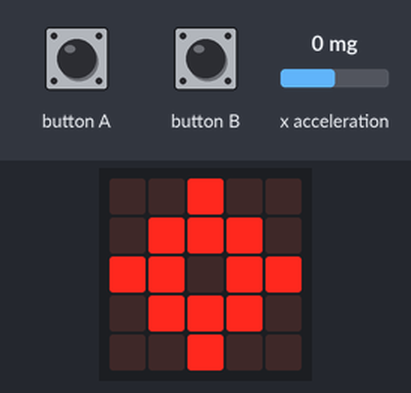
Recording of a program running on a simulated BBC micro:bit running MicroPython. On the bench: the board's 5×5 LED display. The test bench sets the inputs (shaded band); at power-on: x acceleration 0 mg.

Above: at 1.2 s.
1.3 s: button A pressed for 0.15 s
At 2.1 s:
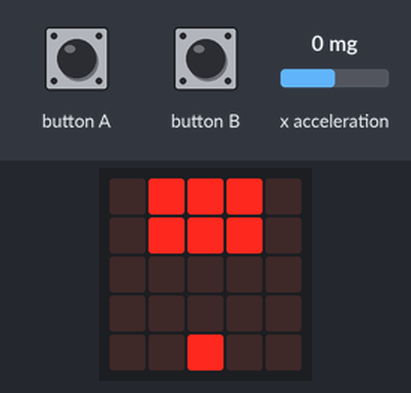
2.9 s: x acceleration set to -1440 mg
At 4.0 s:
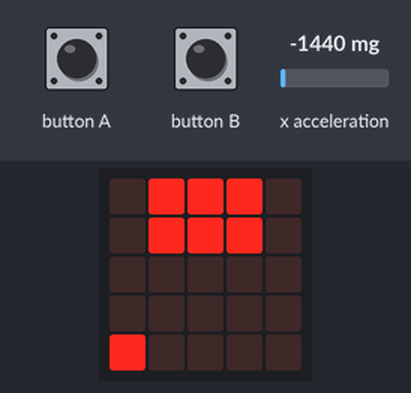
4.6 s: x acceleration set to -1 mg
6.1 s: x acceleration set to 2 mg
At 7.8 s:
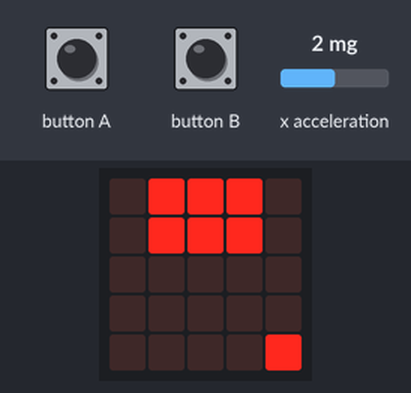
8.1 s: button A pressed for 1 s
At 8.3 s:
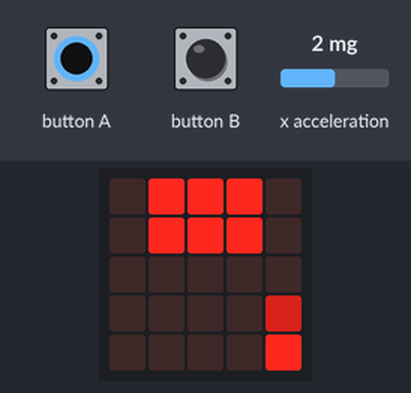
10.6 s: x acceleration set to -750 mg
At 10.76 s:
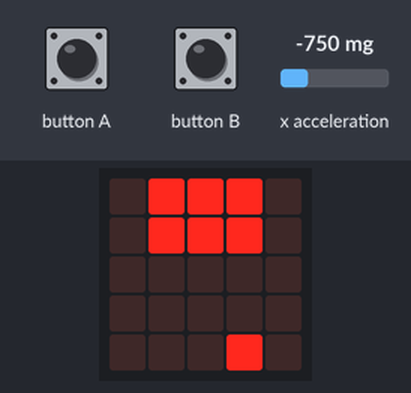
Timing chart, 0 to 13.6 s (numbered marks = the images above; inputs shaded):
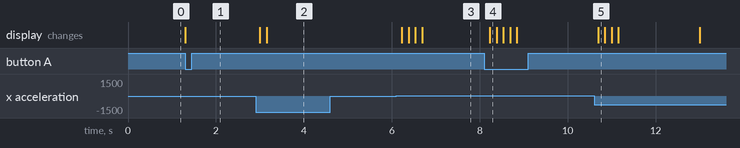

Measured:
- the behaviour switches between 0 and 1 mg on x acceleration (found by bisection; images 2 and 3)
- after the input at 1.3 s, the display: changes at once (image 1)
- after the input at 2.9 s, the display: first changes after 0.10 s (image 2 shows a later state)
- after the input at 4.6 s, every drawn part: stays the same
- after the input at 6.1 s, the display: first changes after 0.13 s (image 3 shows a later state)
- after the input at 8.1 s, the display: changes after 0.13 s (image 4)
- after the input at 10.6 s, the display: changes after 0.09 s (image 5)

The program:

invaders_7.py
```python
from microbit import *

MIN_COORD = 0
MAX_COORD = 4


def wait_for_button():
    while not (button_a.was_pressed() or button_b.was_pressed()):
        sleep(1)

def move(sprite, x, y):
    # Simple helper function to increment x & y values in tuples (x, y),
    # returning the new values as a tuple.
    return (sprite[0] + x, sprite[1] + y)

def in_bounds(pos):
    if pos[0] < MIN_COORD or pos[0] > MAX_COORD:
        return False
    if pos[1] < MIN_COORD or pos[1] > MAX_COORD:
        return False
    return True

 # tag::reset[]
class Game:

    def reset(self):
        # Initial values
        self.x = 2

        self.missiles = []
        self.aliens = []  # List of alien positions.
        # end::reset[]

    def handle_input(self):
        acc_x = accelerometer.get_x()

        if acc_x < -0:
            self.x -= 1
        if acc_x > 0:
            self.x += 1

        # Constrain to width of the display.
        if self.x > MAX_COORD:
            self.x = MAX_COORD

        if self.x < MIN_COORD:
            self.x = MIN_COORD

        if button_a.was_pressed():
            # Add missile at our current position.
            self.missiles.append((self.x, 4))

    # tag::add_aliens[]
    def add_aliens(self):
        self.aliens = [(1, 0), (2, 0), (3, 0), (1, 1), (2, 1), (3, 1)]
    # end::add_aliens[]

    def move_missiles(self):
        # Advance positions of missiles (upwards).
        self.missiles = [move(missile, 0, -1) for missile in self.missiles]
        # Remove missiles that have moved out of bounds (off top of screen).
        self.missiles = [missile for missile in self.missiles if in_bounds(missile)]

    # tag::draw[]
    def draw(self):
        display.clear()

        # Draw the alien positions.
        for pos in self.aliens:
            display.set_pixel(pos[0], pos[1], 9)

        # Draw the missile positions.
        for pos in self.missiles:
            display.set_pixel(pos[0], pos[1], 5)

        display.set_pixel(self.x, 4, 9)
    # end::draw[]

    def game_over(self):
        return False


display.show(Image.TARGET)
wait_for_button()

# tag::main_loop[]
game = Game() # Create our game object.
game.reset() # Reset the game state.
game.add_aliens()

while not game.game_over():
    game.handle_input()
    game.move_missiles()
    game.draw()
    sleep(150)
# end::main_loop[]
```
